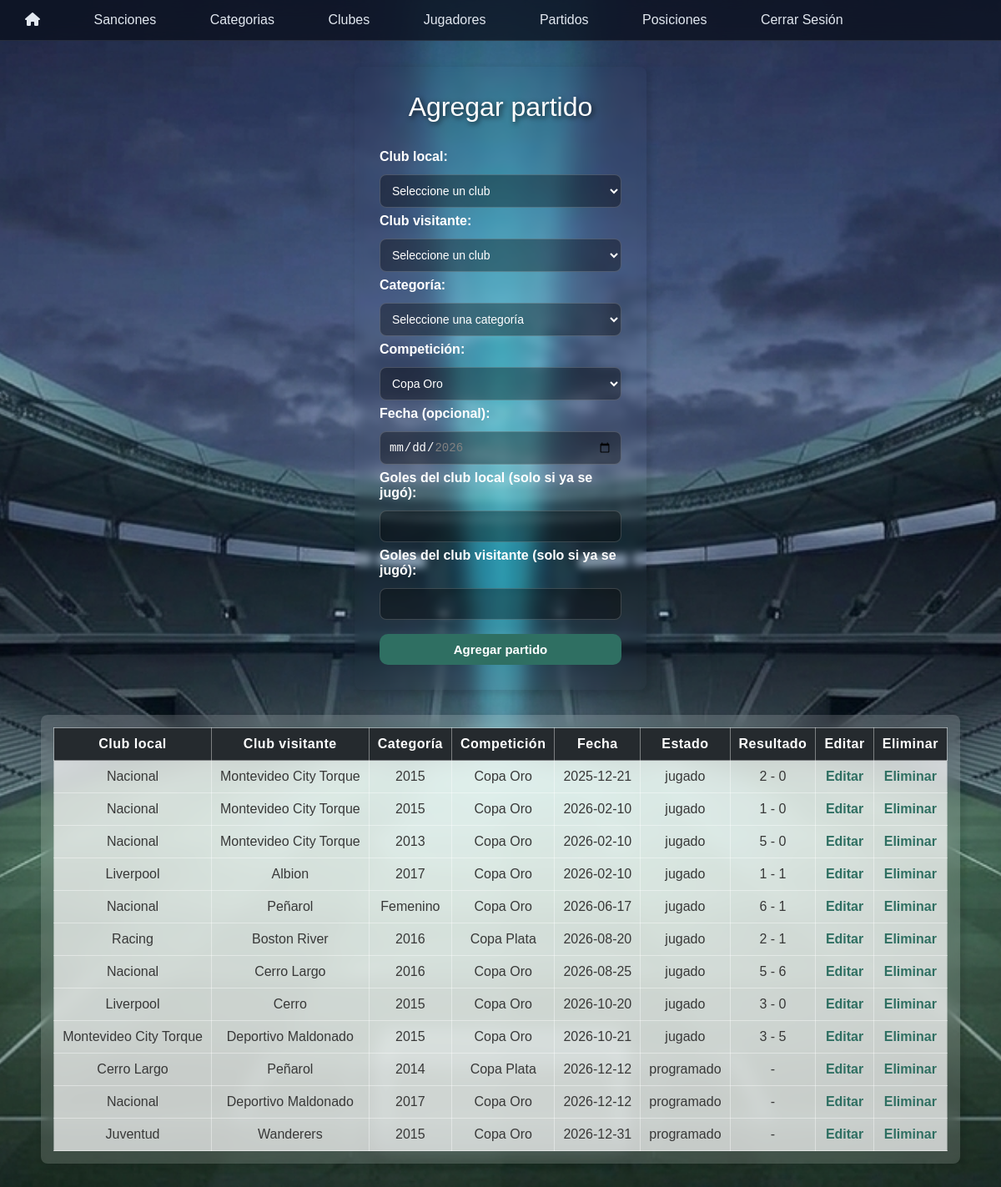
The page /fixture/gestionarPartidos.php (signed in) on the database its author committed.
### tables this page shows
CREATE TABLE `partidos` (
  `id` int(11) NOT NULL,
  `id_club_local` int(11) NOT NULL,
  `id_club_visitante` int(11) NOT NULL,
  `id_categoria` int(11) NOT NULL,
  `fecha` date DEFAULT NULL,
  `estado` varchar(20) NOT NULL DEFAULT 'sin_fecha',
  `goles_local` int(11) DEFAULT NULL,
  `goles_visitante` int(11) DEFAULT NULL,
  `id_competicion` int(11) NOT NULL DEFAULT 1
);

CREATE TABLE `club` (
  `id` int(11) NOT NULL,
  `nombre` varchar(100) NOT NULL,
  `logo` varchar(255) DEFAULT NULL,
  `activo` tinyint(1) NOT NULL DEFAULT 1,
  `presidente` text NOT NULL,
  `estadio` varchar(70) NOT NULL,
  `fundacion` int(11) NOT NULL
);

CREATE TABLE `categorias` (
  `id` int(11) NOT NULL,
  `año` varchar(45) NOT NULL,
  `activo` tinyint(1) NOT NULL DEFAULT 1
);

CREATE TABLE `competicion` (
  `id` int(11) NOT NULL,
  `nombre` varchar(50) NOT NULL
);

### fixture/listarPartidos.php (the view, shortened to what this page needs)
<?php
require_once __DIR__ . "/../conexion.php";
$sql = "SELECT partidos.*,
        local.nombre AS nombre_local,
        visitante.nombre AS nombre_visitante,
        categorias.año AS nombre_categoria,
        competicion.nombre AS nombre_competicion
        FROM partidos
        INNER JOIN club AS local
        ON partidos.id_club_local = local.id
        INNER JOIN club AS visitante
        ON partidos.id_club_visitante = visitante.id
        LEFT JOIN categorias
        ON partidos.id_categoria = categorias.id
        INNER JOIN competicion
        ON partidos.id_competicion = competicion.id
        ORDER BY partidos.fecha IS NULL DESC, partidos.fecha ASC";
$resultado = mysqli_query($conn, $sql);
?>
<div class="Tabla">
    <table class="tablaPartidos" border="1">
        <tr>
            <th>Club local</th>
            <th>Club visitante</th>
            <th>Categoría</th>
            <th>Competición</th>
            <th>Fecha</th>
            <th>Estado</th>
            <th>Resultado</th>
            <th>Editar</th>
            <th>Eliminar</th>
        </tr>
        <?php while ($fila = mysqli_fetch_assoc($resultado)) { ?>
        <tr>
            <td><?php echo htmlspecialchars($fila['nombre_local']); ?></td>
            <td><?php echo htmlspecialchars($fila['nombre_visitante']); ?></td>
            <td>
                <?php
                if ($fila['nombre_categoria'] == NULL) {
                    echo "Sin categoría";
                } else {
                    echo htmlspecialchars($fila['nombre_categoria']);
                }
                ?>
            </td>
            <td><?php echo htmlspecialchars($fila['nombre_competicion']); ?></td>
            <td>
                <?php
                if ($fila['fecha'] == NULL) {
                    echo "Sin fecha";
                } else {
                    echo htmlspecialchars($fila['fecha']);
                }
                ?>
            </td>
            <td><?php echo htmlspecialchars($fila['estado']); ?></td>
            <td>
                <?php
                if ($fila['goles_local'] === NULL ||
                    $fila['goles_visitante'] === NULL) {
                    echo "-";
                } else {
                    echo $fila['goles_local'] . " - " . $fila['goles_visitante'];
                }
                ?>
            </td>
            <td>
                <a href="editarPartido.php?id=<?php echo $fila['id']; ?>">Editar</a>
            </td>
            <td>
                <a href="eliminarPartido.php?id=<?php echo $fila['id']; ?>"
                onclick="return confirm('¿Seguro que querés eliminar este partido?');">
                    Eliminar
                </a>
            </td>
        </tr>
        <?php } ?>
    </table>
</div>

### fixture/partidos.css (style rules this page uses)
body { margin: 0; font-family: Arial, Helvetica, sans-serif; background-image: url("../imagenes/BG.png"); background-size: cover; background-position: center; background-attachment: fixed; }
.Tabla { display: block; width: fit-content; max-width: calc(100% - 30px); box-sizing: border-box; margin: 30px auto; padding: 15px; overflow-x: auto; background: rgba(255, 255, 255, 0.15); border-radius: 8px; box-shadow: 3px 3px 6px 3px rgba(0, 0, 0, 0.1); backdrop-filter: blur(10px); }
.tablaPartidos { font-family: Arial, Helvetica, sans-serif; border-collapse: collapse; width: 100%; }
.tablaPartidos th, .tablaPartidos td { border: 1px solid rgba(255, 255, 255, 0.4); padding: 10px; text-align: center; white-space: nowrap; }
.tablaPartidos th { background: #252A2E; color: white; font-weight: 700; letter-spacing: .5px; }
.tablaPartidos td { background: rgba(255, 255, 255, 0.7); color: #383838; }
.tablaPartidos a { text-decoration: none; color: #2F6F62; font-weight: bold; }

### rows shown on the page
partidos: id_club_local.nombre "Nacional", id_club_visitante.nombre "Montevideo City Torque", id_categoria.año "2015", id_competicion.nombre "Copa Oro", fecha "2025-12-21", estado "jugado", goles_local "2", goles_visitante "0"
partidos: id_club_local.nombre "Nacional", id_club_visitante.nombre "Montevideo City Torque", id_categoria.año "2015", id_competicion.nombre "Copa Oro", fecha "2026-02-10", estado "jugado", goles_local "1", goles_visitante "0"
partidos: id_club_local.nombre "Nacional", id_club_visitante.nombre "Montevideo City Torque", id_categoria.año "2013", id_competicion.nombre "Copa Oro", fecha "2026-02-10", estado "jugado", goles_local "5", goles_visitante "0"
partidos: id_club_local.nombre "Liverpool", id_club_visitante.nombre "Albion", id_categoria.año "2017", id_competicion.nombre "Copa Oro", fecha "2026-02-10", estado "jugado", goles_local "1", goles_visitante "1"
partidos: id_club_local.nombre "Nacional", id_club_visitante.nombre "Peñarol", id_categoria.año "Femenino", id_competicion.nombre "Copa Oro", fecha "2026-06-17", estado "jugado", goles_local "6", goles_visitante "1"
partidos: id_club_local.nombre "Racing", id_club_visitante.nombre "Boston River", id_categoria.año "2016", id_competicion.nombre "Copa Plata", fecha "2026-08-20", estado "jugado", goles_local "2", goles_visitante "1"
partidos: id_club_local.nombre "Nacional", id_club_visitante.nombre "Cerro Largo", id_categoria.año "2016", id_competicion.nombre "Copa Oro", fecha "2026-08-25", estado "jugado", goles_local "5", goles_visitante "6"
partidos: id_club_local.nombre "Liverpool", id_club_visitante.nombre "Cerro", id_categoria.año "2015", id_competicion.nombre "Copa Oro", fecha "2026-10-20", estado "jugado", goles_local "3", goles_visitante "0"
partidos: id_club_local.nombre "Montevideo City Torque", id_club_visitante.nombre "Deportivo Maldonado", id_categoria.año "2015", id_competicion.nombre "Copa Oro", fecha "2026-10-21", estado "jugado", goles_local "3", goles_visitante "5"
partidos: id_club_local.nombre "Cerro Largo", id_club_visitante.nombre "Peñarol", id_categoria.año "2014", id_competicion.nombre "Copa Plata", fecha "2026-12-12", estado "programado"
partidos: id_club_local.nombre "Nacional", id_club_visitante.nombre "Deportivo Maldonado", id_categoria.año "2017", id_competicion.nombre "Copa Oro", fecha "2026-12-12", estado "programado"
partidos: id_club_local.nombre "Juventud", id_club_visitante.nombre "Wanderers", id_categoria.año "2015", id_competicion.nombre "Copa Oro", fecha "2026-12-31", estado "programado"

### other values the page prints
form field Competicion "Copa Oro"
